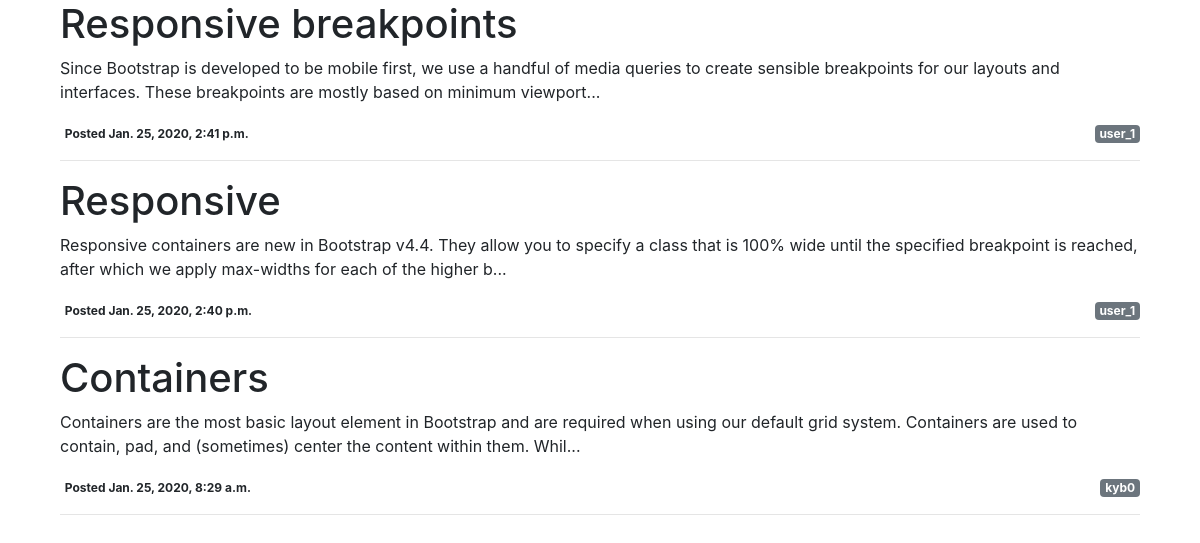
/posts/, run on the app's committed database.
### posts/models.py (models this page shows, shortened)
class Post(models.Model):
    title = models.CharField(max_length=100)
    body = models.TextField()
    created_on = models.DateTimeField(auto_now_add=True)
    active = models.BooleanField(default=False)
    author = models.ForeignKey(User, on_delete=models.CASCADE, related_name='post')
    class Meta:
        ordering = ['-created_on'] #Sort result in the created_on

### posts/views.py (the view)
# urls.py: path('posts/', post_page),
def post_page(request):
    return render(request, 'index.html', {'posts': Post.objects.all()})

### templates/index.html (shortened to what this page needs)
<!DOCTYPE html>
<html lang="en">
<head>
    <link rel="stylesheet" href="https://stackpath.bootstrapcdn.com/bootstrap/4.4.1/css/bootstrap.min.css" id="bootstrap-css">
</head>
<body>
{% for post in posts %}
<div class="container">
<div class="col-md-12">
    <h1>{{ post.title }}</h1>
    <p>{{ post.body|slice:"200" }}...</p>
    <div>
<span class="badge">Posted {{ post.created_on }}</span>
        <div class="float-right">
            <span class="badge badge-secondary">{{ post.author }}</span>
        </div>
    </div>
    <hr>
</div>
</div>
{% endfor %}
</body>
</html>

### data on the page
Post: title "Responsive breakpoints", body "Since Bootstrap is developed to be mobile first, we use a handful of media queries to create sensible breakpoints for our layouts and interfaces. These breakpoints are mostly based on minimum viewport", created_on "Jan. 25, 2020, 2:41 p.m.", author "user_1"
Post: title "Responsive", body "Responsive containers are new in Bootstrap v4.4. They allow you to specify a class that is 100% wide until the specified breakpoint is reached, after which we apply max-widths for each of the higher b", created_on "Jan. 25, 2020, 2:40 p.m.", author "user_1"
Post: title "Containers", body "Containers are the most basic layout element in Bootstrap and are required when using our default grid system. Containers are used to contain, pad, and (sometimes) center the content within them. Whil", created_on "Jan. 25, 2020, 8:29 a.m.", author "kyb0"
